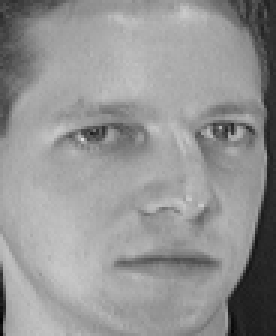
#> input picture data/train/orl_001_002.bmp, 92 x 112 px, found by its file name (shown 3 times larger); its folder holds 4 pictures in this run
$ python 2D-KPCA+LE.py
#> lines starting #> are read from the running program, lines starting #| are printed output that depends on the picture; pictures that were not available may be replaced by others from this repository, and a replacement may not be noted
import os
import matplotlib.pyplot as plt
import numpy as np
from mpl_toolkits.mplot3d import Axes3D
from PIL import Image
from scipy.spatial.distance import pdist, squareform
from sklearn import datasets,manifold

# [12 lines left out: function make_swiss_roll, not called in this run]

def read_img_mat(path,sig):
    # 读取图片文件数据集
#> called with path = 'data/train', sig = 50
    img_data = []
    content_path = path
    for file in os.listdir(content_path):
        # 拼接完整文件路径
        cmp_path = os.path.join(content_path,file)
        I = Image.open(cmp_path)
#> I is the input picture: PIL image 92x112 RGB; min 2, max 223, mean 148
        tmp_img = np.array(I.convert('L')) / sig
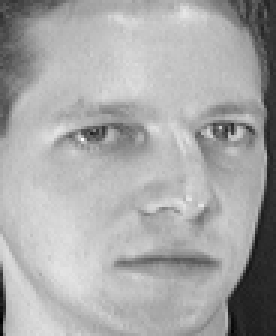
#> tmp_img: shape (112, 92) float64 (shown 3 times larger); min 0.04, max 4.46, mean 2.96; drawn with min black and max white
        img_data.append(tmp_img)
    data = np.array(img_data)
    return data

# 对应第二步，得到投影矩阵
# [17 lines left out: function twoDPCA, not called in this run]

def rbf_kpca(x, gamma = 50):
#> called with gamma = 30
    sq_dists = pdist(x, 'sqeuclidean')
#> sq_dists = 6216 values, max 721.2 at index 85, min 1.94 at index 2561, mean 229.3
    mat_sq_dists = squareform(sq_dists)
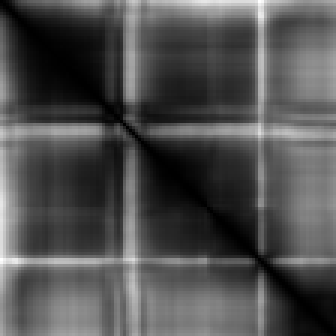
#> mat_sq_dists: shape (112, 112) float64 (shown 3 times larger); min 0, max 721.2, mean 227.3; drawn with min black and max white
    return np.exp(-gamma*mat_sq_dists)
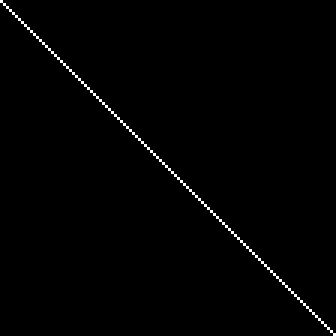
#> returned value: shape (112, 112) float64 (shown 3 times larger); min 0, max 1, mean 0.00893

def rbf_le(dist, t = 1.0):
    return np.exp(-(dist/t))

# 对应第三步，进行核主成分分析特征提取
def KPCA(data,n_dims=10,kernel=rbf_kpca,gamma=1):
    # data *= 100
    K = kernel(data[0],gamma)
    K_2 = kernel(data[2],gamma)
#> call 2 of rbf_kpca, with gamma = 30
#> in rbf_kpca (call 2), `sq_dists = pdist(x, 'sqeuclidean')`: sq_dists = 6216 values, max 899.5 at index 38, min 1.67 at index 6138, mean 213
#> in rbf_kpca (call 2), `sq_dists = pdist(x, 'sqeuclidean')`:
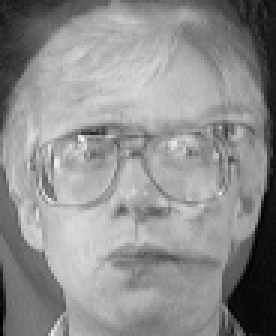
#> x: shape (112, 92) float64 (shown 3 times larger); min 0.88, max 8.58, mean 5.19; drawn with min black and max white
#> in rbf_kpca (call 2), `mat_sq_dists = squareform(sq_dists)`:
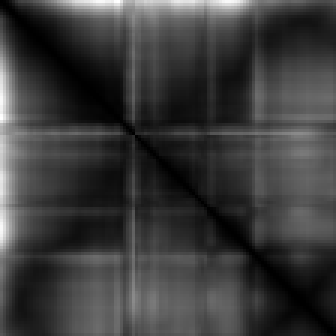
#> mat_sq_dists: shape (112, 112) float64 (shown 3 times larger); min 0, max 899.5, mean 211.1; drawn with min black and max white

    N = K.shape[0]
#> N = 112
    one_n = np.ones((N,N)) / N
    K = K - one_n.dot(K) - K.dot(one_n) + one_n.dot(K).dot(one_n)
#> K: shape (112, 112) float64; values -0.00893 (black) and 0.991 (white), 0.89% white in thin lines or dots
#> one_n: shape (112, 112) float64; every value is 0.00893
    K_2 = K_2 - one_n.dot(K_2) - K_2.dot(one_n) + one_n.dot(K_2).dot(one_n)

    eig_values, eig_vector = np.linalg.eig(K)

    eig_values_2, eig_vector_2 = np.linalg.eig(K_2)
    # norm = np.linalg.norm(eig_vector[0])
    # stad = np.array([vec / np.linalg.norm(vec) for vec in eig_vector])
    # stad2 = np.array([vec / np.linalg.norm(vec) for vec in eig_vector_2])

    idx = eig_values.argsort()[::-1]

    idx2 = eig_values_2.argsort()[::-1]
    eigval = eig_values[idx][:n_dims]

    eigval2 = eig_values_2[idx2][:n_dims]
#     print(type(eigval))
    # eigval = np.array([float(i) for i in eigval])
#     print('特征值',eigval)
    eigvector = eig_vector[:,idx][:,:n_dims]
    eigvector2 = eig_vector_2[:,idx2][:,:n_dims]
    eigval = eigval ** (1/2)
    eigval2 = eigval2 ** (1/2)
    vi = eigvector/eigval.reshape(-1,n_dims)
    vi2 = eigvector2/eigval2.reshape(-1,n_dims)
    data_n = np.dot(K,vi)
    data_n2 = np.dot(K_2,vi2)
    return test_acc(abs(data_n),abs(data_n2))
    # return

#     print('type',type(data_n[0][0]))
    return abs(data_n)

# [41 lines left out: functions cal_pairwise_dist, cal_rbf_dist, LE, not called in this run]

# 计算余弦相似度
def cosine_similarity(x,y):
    num = x.dot(y.T)
    denom = np.linalg.norm(x) * np.linalg.norm(y)
    return num / denom

# [38 lines left out: functions visualizeLE, evaluate_TwoPCA, not called in this run]

def test_acc(temp1,temp2):
    avg = 0.0
    for r in range(temp1.shape[0]):
        avg += abs(cosine_similarity(temp1[r,:],temp2[r,:]))
    print(avg / temp1.shape[0])
    return avg/temp1.shape[0]

if __name__ == "__main__":
    # 可视化LE算法
    # visualizeLE()
    time = []
    sig_list = []
    best = 0.0
    besti = 0
    bestj = 1
    for i in range(50,200):
        for j in range(30,80):
#> (the run stopped early here; a loop or call above may not have finished)
